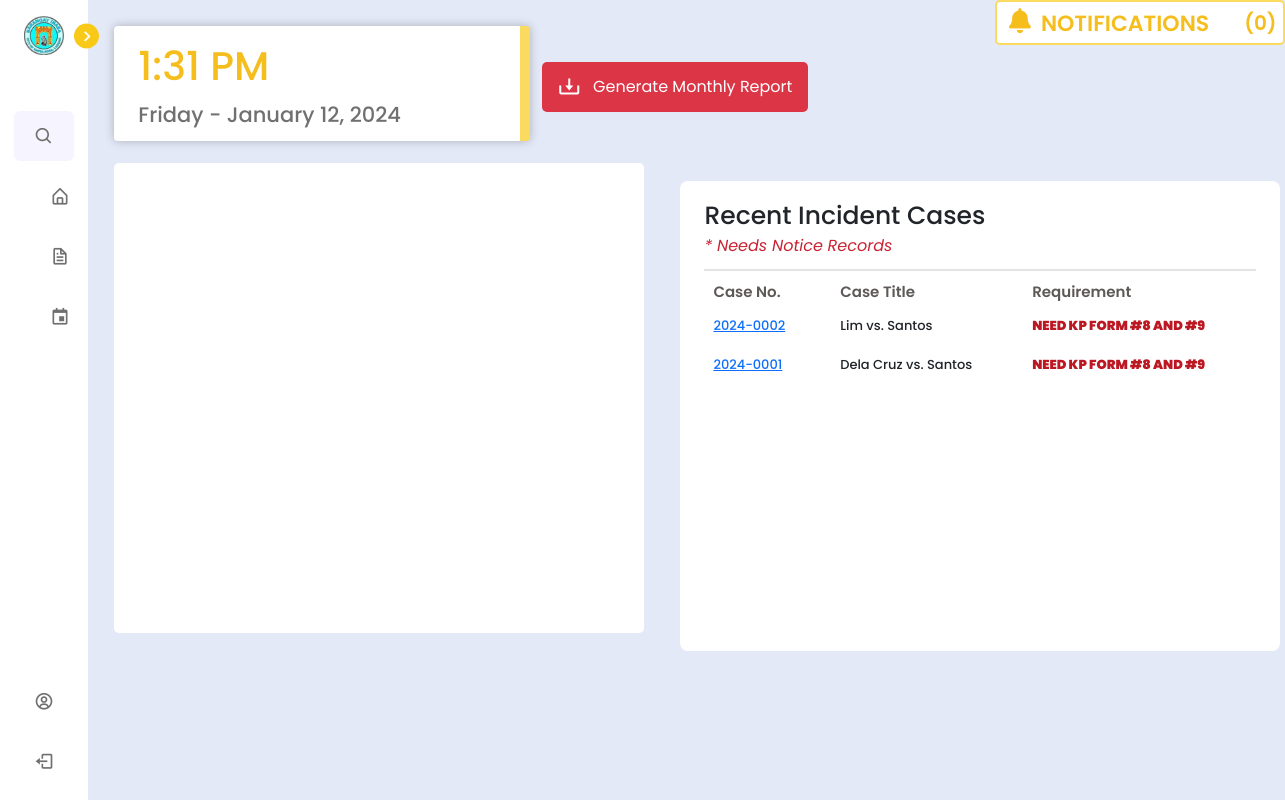
Page /barangay/lupon/home.php (signed in) on the earlier database version.
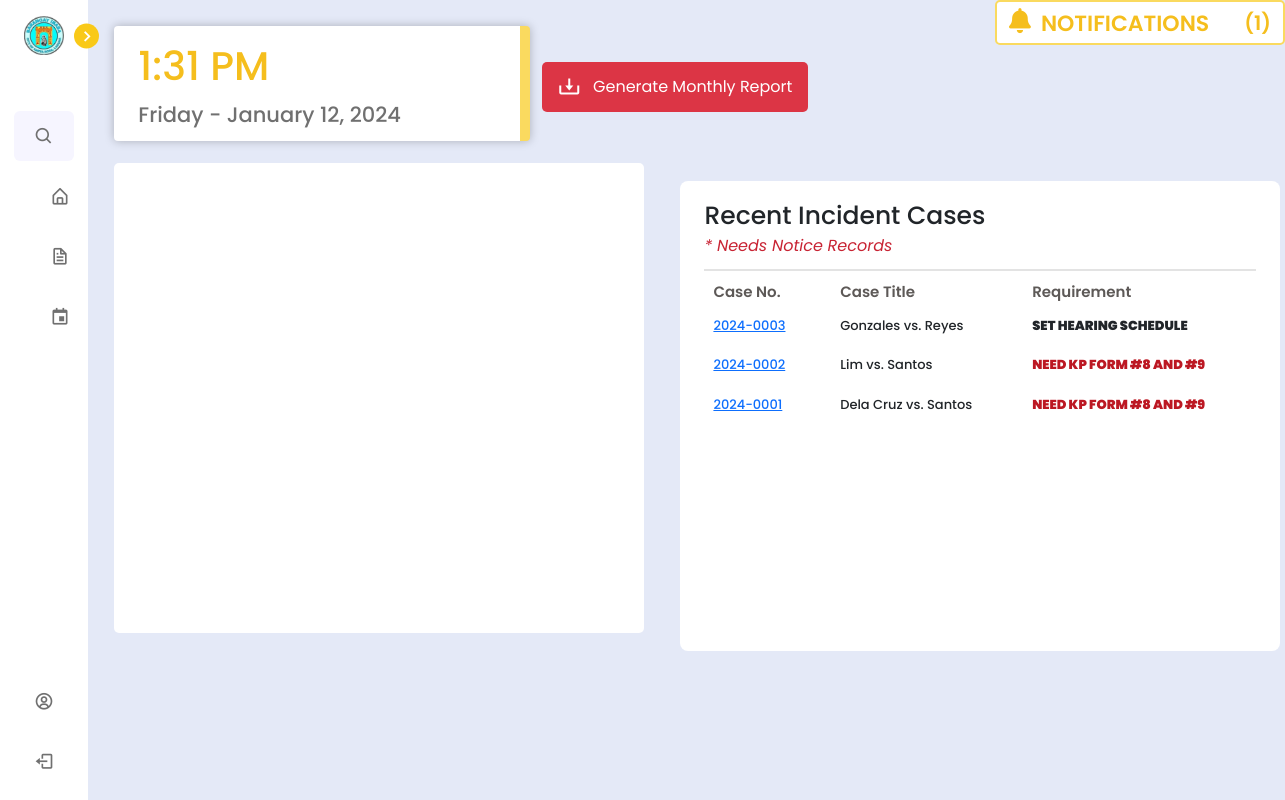
Same page on the later database version.
### tables this page shows
CREATE TABLE `incident_report` (
  `incident_id` int(11) NOT NULL,
  `complainant_last_name` varchar(255) NOT NULL,
  `complainant_first_name` varchar(255) NOT NULL,
  `complainant_middle_name` varchar(255) NOT NULL,
  `complainant_cellphone_number` varchar(20) NOT NULL,
  `complainant_house_address` varchar(255) NOT NULL,
  `respondent_last_name` varchar(255) NOT NULL,
  `respondent_first_name` varchar(255) NOT NULL,
  `respondent_middle_name` varchar(255) NOT NULL,
  `respondent_cellphone_number` varchar(20) NOT NULL,
  `respondent_house_address` varchar(255) NOT NULL,
  `incident_case_number` varchar(50) NOT NULL,
  `incident_case_type` varchar(100) NOT NULL,
  `incident_date` date NOT NULL,
  `description_of_violation` tinytext NOT NULL,
  `created_at` timestamp NOT NULL DEFAULT current_timestamp(),
  `submitter_first_name` varchar(50) DEFAULT NULL,
  `submitter_last_name` varchar(50) DEFAULT NULL,
  `lupon_id` int(11) DEFAULT NULL,
  `pb_id` int(11) NOT NULL,
  `other_incident_case_type` varchar(255) DEFAULT NULL,
  `attachment` blob DEFAULT NULL
);

### barangay/lupon/home.php (the view, shortened to what the changed rows need)
<?php
include '../../config.php';
$email = $_SESSION['email_address'];
?>
<!DOCTYPE html>
<html lang="en">
<head>
    <link href='https://unpkg.com/boxicons@2.1.1/css/boxicons.min.css' rel='stylesheet'>
    <link rel="stylesheet" href="https://cdnjs.cloudflare.com/ajax/libs/font-awesome/6.4.2/css/all.min.css" />
    <link rel="stylesheet" href="../../node_modules/bootstrap/dist/css/bootstrap.min.css">
    <link rel="stylesheet" href="../../css/lupon_home.css">
    <link href="https://cdn.jsdelivr.net/npm/fullcalendar@5.9.0/main.css" rel="stylesheet">
</head>
<body>
<?php include 'navbar.php';?>
<section class="home" style="margin-top: -10px;">
    <div class="datetime-container" style="display: flex;">
        <?php
        $selectLuponId = mysqli_query($conn, "SELECT pb_id FROM `lupon_accounts` WHERE email_address = '$email'");
        $row = mysqli_fetch_assoc($selectLuponId);
        $pb_id = $row['pb_id'];
        $currentTimestamp = date('Y-m-d H:i:s');
        $select = mysqli_query($conn, "
            SELECT execution_notice.incident_case_number AS incident_case_number
            FROM `execution_notice`
            WHERE execution_notice.pb_id = $pb_id
              AND execution_notice.timestamp >= DATE_SUB('$currentTimestamp', INTERVAL 2 DAY)
        ") or die('query failed');
        $notifications = array();
        while ($row = mysqli_fetch_assoc($select)) {
            $incident_case_number = $row['incident_case_number'];
            $link = 'case_reportPage2.php?incident_case_number=' . $incident_case_number;
            $notification =
                'Case <a href="' . $link . '" style="font-size: 11px;">#' . substr($incident_case_number, 0, 9) . '</a> Motion for Execution has been validated.';
            $notifications[] = $notification;
        }
        echo '<div class="notification-box" style="cursor: default;">';
        echo '<div class="online" style="display: flex; margin-top: -5px;">';
        echo '<div class="dropdown">';
        echo '<p id="notificationCount" style="margin-left: 35px; margin-top: -1px; font-weight: 600; font-size: 20px; cursor: pointer;">(' . count($notifications) . ')</p>';
        echo '</div>';
        echo '</div>';
        echo '</div>';
        ?>
    </div>
    <div class="home-container" style="display: flex;">
        <div class="incident-case-table">
            <div class="head-text">
                <div class="table-container">
                    <table class="incident-table">
                        <thead>
                            <tr>
                                <th>Case No.</th>
                                <th>Case Title</th>
                                <th>Requirement</th>
                            </tr>
                        </thead>
                        <tbody id="tableBody" style="overflow-y: hidden;">
                            <?php
                            $selectLuponId = mysqli_query($conn, "SELECT pb_id FROM `lupon_accounts` WHERE email_address = '$email'");
                            $row = mysqli_fetch_assoc($selectLuponId);
                            $pb_id = $row['pb_id'];
                            $select = mysqli_query($conn, "
    SELECT
        incident_report.incident_case_number AS incident_case_number,
        incident_report.complainant_last_name AS complainant_last_name,
        incident_report.respondent_last_name AS respondent_last_name,
        incident_report.created_at AS created_at,
        incident_report.submitter_first_name AS submitter_first_name,
        incident_report.submitter_last_name AS submitter_last_name,
        notify_residents.generate_summon AS generate_summon,
        notify_residents.generate_hearing AS generate_hearing,
        hearing.date_of_hearing AS date_of_hearing
    FROM `incident_report`
    LEFT JOIN `notify_residents` ON incident_report.incident_case_number = notify_residents.incident_case_number
    LEFT JOIN `amicable_settlement` ON incident_report.incident_case_number = amicable_settlement.incident_case_number
    LEFT JOIN `hearing` ON incident_report.incident_case_number = hearing.incident_case_number
    WHERE (
            notify_residents.generate_summon = 'not generated'
            OR notify_residents.generate_hearing = 'not generated'
            OR notify_residents.generate_summon IS NULL
            OR notify_residents.generate_hearing IS NULL
            OR hearing.date_of_hearing IS NULL
        )
        AND incident_report.pb_id = $pb_id
        AND amicable_settlement.incident_case_number IS NULL
    ORDER BY incident_report.created_at DESC
") or die('query failed');
                            if (mysqli_num_rows($select) === 0) {
                                echo '<tr><td colspan="3" style="font-size: 22px; font-weight: 600; text-transform: capitalize;">No Incident Cases with Incomplete Notice</td></tr>';
                            } else {
                                while ($fetchCases = mysqli_fetch_assoc($select)) {
                                    $incident_case_number = $fetchCases['incident_case_number'];
                                    $checkHearingTable = mysqli_query($conn, "SELECT * FROM `hearing` WHERE incident_case_number = '$incident_case_number'");
                                    if (mysqli_num_rows($checkHearingTable) === 0) {
                                        echo '<tr>';
                                        echo '<td><a href="hearing_schedule.php?incident_case_number=' . $incident_case_number . '" target="_blank">' . htmlspecialchars(substr($incident_case_number, 0, 9)) . '</a></td>';
                                        echo '<td>' . $fetchCases['complainant_last_name'] . ' vs. ' . $fetchCases['respondent_last_name'] . '</td>';
                                        echo '<td>';
                                        if ($fetchCases['generate_summon'] === 'not generated' && $fetchCases['generate_hearing'] === 'form generated') {
                                            echo '<span class="to-notify">NEEDS KP FORM #9</span>';
                                        } elseif ($fetchCases['generate_hearing'] === 'not generated' && $fetchCases['generate_summon'] === 'form generated') {
                                            echo '<span class="to-notify">NEEDS KP FORM #8</span>';
                                        } else {
                                            echo '<span style="font-weight: 900;">SET HEARING SCHEDULE</span>';
                                        }
                                        echo '</tr>';
                                    } else {
                                        echo '<tr>';
                                        echo '<td>';
                                        if (mysqli_num_rows($checkHearingTable) === 0 || $fetchCases['date_of_hearing'] === NULL) {
                                            echo '<a href="hearingschedule_.php?incident_case_number=' . $incident_case_number . '" target="_blank">';
                                        } else {
                                            echo '<a href="notice_forms.php?incident_case_number=' . $incident_case_number . '" target="_blank">';
                                        }
                                        echo htmlspecialchars(substr($incident_case_number, 0, 9)) . '</a></td>';
                                        echo '<td>' . $fetchCases['complainant_last_name'] . ' vs. ' . $fetchCases['respondent_last_name'] . '</td>';
                                        echo '<td>';
                                        if ($fetchCases['date_of_hearing'] === NULL) {
                                            echo '<span style="font-weight: 900;">SET HEARING SCHEDULE</span>';
                                        } elseif ($fetchCases['generate_summon'] === 'not generated' && $fetchCases['generate_hearing'] === 'form generated') {
            echo '<span class="to-notify">NEEDS KP FORM #9</span>';
        } elseif ($fetchCases['generate_hearing'] === 'not generated' && $fetchCases['generate_summon'] === 'form generated') {
            echo '<span class="to-notify">NEEDS KP FORM #8</span>';
        } else {
            echo '<span class="to-notify">NEED KP FORM #8 AND #9</span>';
        }
        echo '</td>';
                                        echo '</tr>';
                                    }
                                }
                            }
                            ?>
                        </tbody>
                    </table>
                </div>
            </div>
        </div>
    </div>
</section>
</body>
</html>

Differences in the rows shown:
added incident_report: incident_case_number "2024-0003", complainant_last_name "Gonzales", respondent_last_name "Reyes", shows "SET HEARING SCHEDULE"
Other differences:
count($notifications): "0" → "1"
